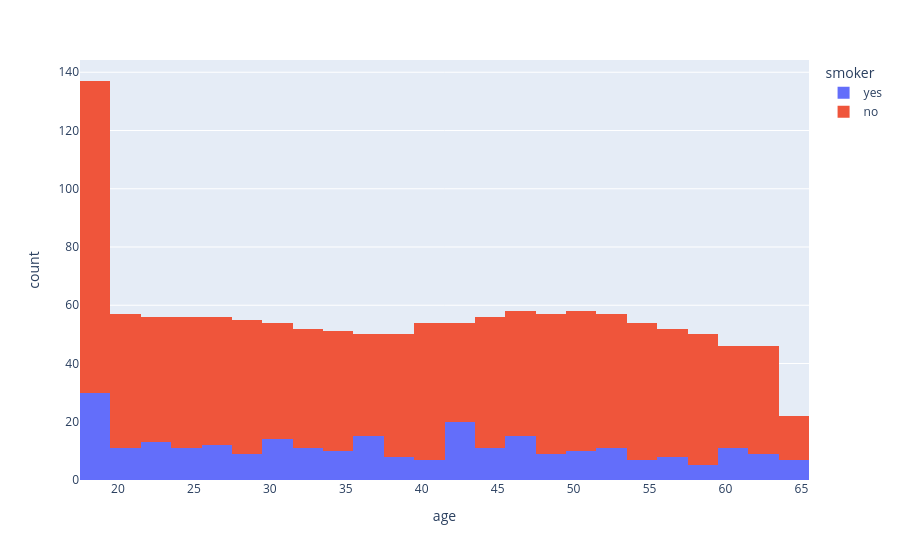

The notebook cell saved with this chart:
### Code cell
px.histogram(df,x="age",color="smoker")

### Figure 1 — Plotly figure (JSON) as saved in the notebook; plotly's stock layout.template omitted (floating-point values rounded to 4 significant figures; data arrays with more than 128 entries replaced by an {"elided": "..."} marker saying what was removed)
{"data": [{"bingroup": "x", "hovertemplate": "smoker=yes<br>age=%{x}<br>count=%{y}<extra></extra>", "legendgroup": "yes", "marker": {"color": "#636efa", "pattern": {"shape": ""}}, "name": "yes", "orientation": "v", "showlegend": true, "type": "histogram", "x": {"elided": "274 int values"}, "xaxis": "x", "yaxis": "y"}, {"bingroup": "x", "hovertemplate": "smoker=no<br>age=%{x}<br>count=%{y}<extra></extra>", "legendgroup": "no", "marker": {"color": "#EF553B", "pattern": {"shape": ""}}, "name": "no", "orientation": "v", "showlegend": true, "type": "histogram", "x": {"elided": "1064 int values"}, "xaxis": "x", "yaxis": "y"}], "layout": {"barmode": "relative", "legend": {"title": {"text": "smoker"}, "tracegroupgap": 0}, "margin": {"t": 60}, "xaxis": {"anchor": "y", "domain": [0, 1], "title": {"text": "age"}}, "yaxis": {"anchor": "x", "domain": [0, 1], "title": {"text": "count"}}}}
